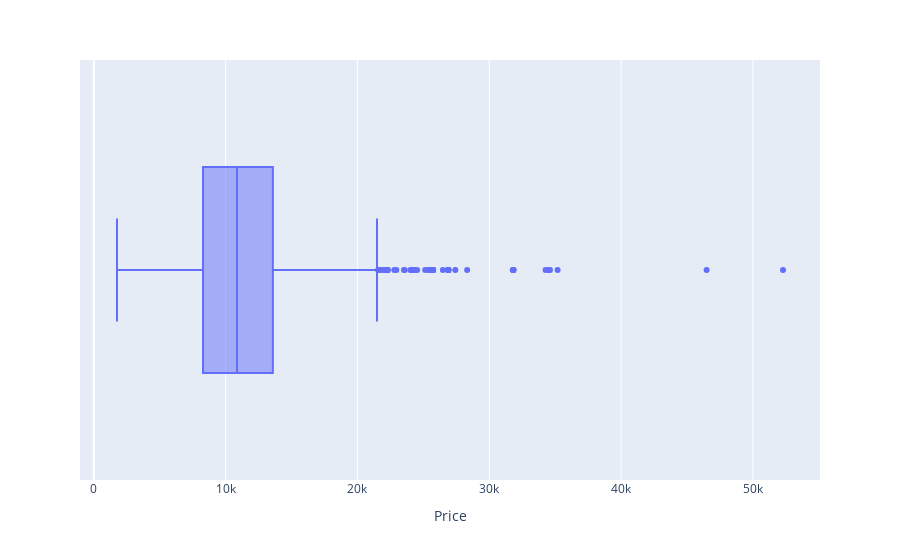

Here is the notebook cell this chart was saved with:
### Code cell
px.box(data_frame=df,x="Price")

### Figure 1 — Plotly figure (JSON) as saved in the notebook; plotly's stock layout.template omitted (floating-point values rounded to 4 significant figures; data arrays with more than 128 entries replaced by an {"elided": "..."} marker saying what was removed)
{"data": [{"alignmentgroup": "True", "hovertemplate": "Price=%{x}<extra></extra>", "legendgroup": "", "marker": {"color": "#636efa"}, "name": "", "notched": false, "offsetgroup": "", "orientation": "h", "showlegend": false, "type": "box", "x": {"elided": "3835 int values"}, "x0": " ", "xaxis": "x", "y0": " ", "yaxis": "y"}], "layout": {"boxmode": "group", "legend": {"tracegroupgap": 0}, "margin": {"t": 60}, "xaxis": {"anchor": "y", "domain": [0, 1], "title": {"text": "Price"}}, "yaxis": {"anchor": "x", "domain": [0, 1]}}}
